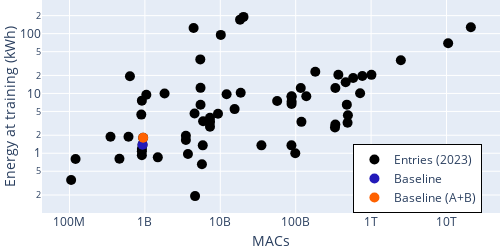

Notebook cell for this chart:
### Markdown cell above
### Relation between MACs and energy at training

### Code cell
# Define the variables for the scatter plot.
x = 'macs'                          # X-axis data column (MACs)
y = 'energy_training_normalized'     # Y-axis data column (Energy at training)

# Define labels for the x and y axes.
x_axes_lab = 'MACs'
y_axes_lab = 'Energy at training (kWh)'

# Create a scatter plot using the 'scatter_all' function, but don't display it immediately (show=False).
fig = scatter_all(df_only_23, x, y, x_axes_lab, y_axes_lab, code, add_base=True, show=False)

# Update the layout of the figure to customize legend, axis titles, dimensions, and margins.
fig.update_layout(
    legend=dict(
        x=0.68,                    # Adjust the x-coordinate to position the legend horizontally
        y=0,                       # Adjust the y-coordinate to position the legend vertically
        bordercolor="black",       # Set the border color (you can use any valid color)
        borderwidth=1,             # Set the border width
    )
)

fig.update_layout(
    xaxis=dict(
        title_standoff=10,          # Remove spacing between label and axis
    ),
    yaxis=dict(
        title_standoff=10,          # Remove spacing between label and axis
    ),
    width=width,                    # Adjust the width as needed
    height=height,                  # Adjust the height as needed
    margin=dict(l=0, r=0, t=0, b=0.5),  # Set margins for the plot
)

# Display the figure.
fig.show()

# Specify the directory for saving the figure and the file name.
file_name = os.path.join(fig_dir, 'macs_tr.png')

# Save the figure to the specified file with a defined format and scaling.
pio.write_image(fig, file_name, format=file_format, scale=3)

### Figure 1 — Plotly figure (JSON) as saved in the notebook; plotly's stock layout.template omitted (floating-point values rounded to 4 significant figures)
{"data": [{"marker": {"color": "black", "size": 10}, "mode": "markers", "name": "Entries (2023)", "text": ["Baseline_task4a_1", "Baseline_task4a_2", "Li_USTC_task4a_5", "Li_USTC_task4a_7", "Liu_NSYSU_task4_3", "Liu_NSYSU_task4_4", "Liu_NSYSU_task4_7", "Lee_CAU_task4A_1", "Lee_CAU_task4A_2", "Cheimariotis_DUTH_task4a_1", "Cheimariotis_DUTH_task4a_2", "Chen_CHT_task4_1", "Chen_CHT_task4_2", "Xiao_FMSG_task4a_1", "Xiao_FMSG_task4a_2", "Xiao_FMSG_task4a_3", "Xiao_FMSG_task4a_4", "Guan_HIT_task4a_3", "Wang_XiaoRice_task4a_1", "Zhang_IOA_task4_5", "Zhang_IOA_task4_6", "Zhang_IOA_task4_7", "Wu_NCUT_task4a_1", "Barahona_AUDIAS_task4a_1", "Barahona_AUDIAS_task4a_3", "Gan_NCUT_task4_1", "Liu_SRCN_task4a_4", "Kim_GIST-HanwhaVision_task4a_1", "Kim_GIST-HanwhaVision_task4a_2", "Kim_GIST-HanwhaVision_task4a_3", "Wenxin_TJU_task4a_5", "Wenxin_TJU_task4a_7", "Li_USTC_task4a_1", "Li_USTC_task4a_2", "Liu_NSYSU_task4_1", "Liu_NSYSU_task4_2", "Liu_NSYSU_task4_5", "Chen_CHT_task4_3", "Chen_CHT_task4_4", "Xiao_FMSG_task4a_5", "Xiao_FMSG_task4a_6", "Xiao_FMSG_task4a_7", "Xiao_FMSG_task4a_8", "Guan_HIT_task4a_1", "Guan_HIT_task4a_2", "Guan_HIT_task4a_5", "Wang_XiaoRice_task4a_2", "Wang_XiaoRice_task4a_3", "Zhang_IOA_task4_1", "Zhang_IOA_task4_2", "Zhang_IOA_task4_3", "Wu_NCUT_task4a_2", "Wu_NCUT_task4a_3", "Barahona_AUDIAS_task4a_5", "Barahona_AUDIAS_task4a_7", "Gan_NCUT_task4_2", "Gan_NCUT_task4_3", "Liu_SRCN_task4a_1", "Liu_SRCN_task4a_2", "Liu_SRCN_task4a_3", "Kim_GIST-HanwhaVision_task4a_4", "Kim_GIST-HanwhaVision_task4a_5", "Kim_GIST-HanwhaVision_task4a_6", "Wenxin_TJU_task4a_1", "Wenxin_TJU_task4a_2", "Wenxin_TJU_task4a_3"], "type": "scatter", "x": [930902000, 948793000, 119151000000, 15481000000, 4632000000, 911717000, 911717000, 331754000000, 335673000000, 3497000000, 3497000000, 5707000000, 5854000000, 120350000, 3726000000, 1483000000, 459620000, 88200000000, 105200000, 460000000000, 368000000000, 182000000000, 98754000000, 1824000000, 633627000, 911727000, 896000000, 7234000000, 7300000000, 7300000000, 1045000000, 911727000, 714906000000, 476604000000, 5470000000, 5470000000, 4558000000, 35124000000, 87814000000, 9322000000, 12125000000, 5917000000, 18646000000, 88200000000, 88200000000, 88200000000, 606000000, 350000000, 10518000000000, 2480000000000, 21036000000000, 487389000000, 492389000000, 5432000000, 4426000000, 56778000000, 138254000000, 765529000000, 578115000000, 1011000000000, 7300000000, 335800000000, 116800000000, 20320000000, 10160000000, 18288000000], "xaxis": "x", "y": [1.39, 1.821, 3.347, 5.472, 0.192, 1.077, 0.923, 2.686, 3.011, 1.666, 1.964, 0.655, 1.354, 0.8, 0.971, 0.853, 0.811, 8.806, 0.358, 15.36, 20.48, 23.04, 1.002, 10.01, 19.34, 1.175, 4.425, 3.241, 3.912, 3.432, 9.527, 7.582, 10.04, 6.496, 12.4, 6.453, 4.608, 1.354, 1.354, 4.587, 9.707, 3.426, 10.24, 6.673, 7.313, 8.981, 1.882, 1.882, 69.12, 35.84, 128, 3.238, 4.317, 37.1, 124.3, 7.477, 8.971, 19.61, 18.17, 20.46, 2.783, 12.33, 12.33, 190.5, 95.28, 171.5], "yaxis": "y"}, {"marker": {"color": "#231AB9", "size": 10}, "mode": "markers", "name": "Baseline", "text": "Baseline", "type": "scatter", "x": [930902000], "xaxis": "x", "y": [1.39], "yaxis": "y"}, {"marker": {"color": "#FE6100", "size": 10}, "mode": "markers", "name": "Baseline (A+B)", "text": "Baseline (A+B)", "type": "scatter", "x": [948793000], "xaxis": "x", "y": [1.821], "yaxis": "y"}], "layout": {"height": 250, "legend": {"bordercolor": "black", "borderwidth": 1, "x": 0.68, "y": 0}, "margin": {"b": 0.5, "l": 0, "r": 0, "t": 0}, "showlegend": true, "title": {"x": 0.23}, "width": 500, "xaxis": {"anchor": "y", "autorange": true, "domain": [0, 1], "range": [7.635, 13.71], "title": {"standoff": 10, "text": "MACs"}, "type": "log"}, "yaxis": {"anchor": "x", "autorange": true, "domain": [0, 1], "range": [-0.9982, 2.561], "title": {"standoff": 10, "text": "Energy at training (kWh)"}, "type": "log"}}}
